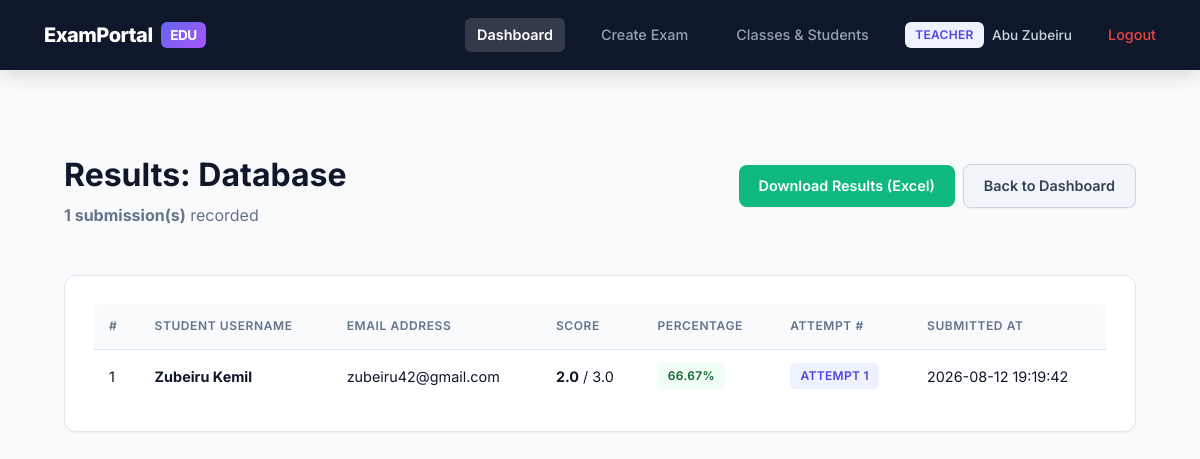
The page /teacher/exams/1/results (signed in) on the database its author committed.
### app/models/models.py (models this page shows, shortened)
class User(UserMixin, db.Model):
    __tablename__ = "users"
    id = db.Column(db.Integer, primary_key=True)
    username = db.Column(db.String(80), unique=True, nullable=False)
    email = db.Column(db.String(120), unique=True, nullable=False)
    password_hash = db.Column(db.String(255), nullable=False)
    role = db.Column(db.String(20), nullable=False, default="student")  # admin/teacher/student
    is_active_account = db.Column(db.Boolean, default=True)
    created_at = db.Column(db.DateTime, default=datetime.utcnow)
    exams_created = db.relationship("Exam", backref="teacher", lazy=True,
                                     foreign_keys="Exam.teacher_id")
    submissions = db.relationship("Submission", backref="student", lazy=True,
                                   foreign_keys="Submission.student_id")
    @property
    def is_active(self):
        return self.is_active_account
    def is_admin(self):
        return self.role == "admin"
    def is_teacher(self):
        return self.role == "teacher"

class Exam(db.Model):
    __tablename__ = "exams"
    id = db.Column(db.Integer, primary_key=True)
    title = db.Column(db.String(150), nullable=False)
    description = db.Column(db.Text)
    duration_minutes = db.Column(db.Integer, nullable=False, default=30)
    teacher_id = db.Column(db.Integer, db.ForeignKey("users.id"), nullable=False)
    is_published = db.Column(db.Boolean, default=False)
    start_time = db.Column(db.DateTime, nullable=True)
    end_time = db.Column(db.DateTime, nullable=True)
    max_attempts = db.Column(db.Integer, nullable=False, default=1)
    access_token = db.Column(db.String(64), unique=True, index=True, nullable=True)
    created_at = db.Column(db.DateTime, default=datetime.utcnow)
    assigned_students = db.relationship("User", secondary=exam_students, backref="assigned_exams")
    assigned_classes = db.relationship("Class", secondary=exam_classes, backref="assigned_exams")
    questions = db.relationship("Question", backref="exam", lazy=True,
                                 cascade="all, delete-orphan")
    submissions = db.relationship("Submission", backref="exam", lazy=True,
                                   cascade="all, delete-orphan")

class Submission(db.Model):
    __tablename__ = "submissions"
    id = db.Column(db.Integer, primary_key=True)
    exam_id = db.Column(db.Integer, db.ForeignKey("exams.id"), nullable=False)
    student_id = db.Column(db.Integer, db.ForeignKey("users.id"), nullable=False)
    score = db.Column(db.Float, default=0)
    total_marks = db.Column(db.Float, default=0)
    attempt_number = db.Column(db.Integer, default=1)
    submitted_at = db.Column(db.DateTime, default=datetime.utcnow)
    answers = db.relationship("Answer", backref="submission", lazy=True,
                               cascade="all, delete-orphan")
    def percentage(self):
        if self.total_marks == 0:
            return 0
        return round((self.score / self.total_marks) * 100, 2)

### app/routes/teacher.py (the view)
@teacher_bp.route("/exams/<int:exam_id>/results")
@login_required
@role_required("teacher")
def exam_results(exam_id):
    exam = _get_owned_exam_or_404(exam_id)
    submissions = Submission.query.filter_by(exam_id=exam.id).order_by(
        Submission.submitted_at.desc()
    ).all()
    return render_template("teacher/exam_results.html", exam=exam, submissions=submissions)

### app/models/models.py (called while the page is built)
@login_manager.user_loader
def load_user(user_id):
    return User.query.get(int(user_id))

### app/routes/teacher.py (called while the page is built)
def _get_owned_exam_or_404(exam_id):
    exam = Exam.query.get_or_404(exam_id)
    if exam.teacher_id != current_user.id:
        abort(403)
    return exam

### app/utils.py (called while the page is built)
def role_required(*roles):
    def decorator(view_func):
        @wraps(view_func)
        def wrapped(*args, **kwargs):
            if not current_user.is_authenticated or current_user.role not in roles:
                abort(403)
            return view_func(*args, **kwargs)
        return wrapped
    return decorator

### app/templates/teacher/exam_results.html (shortened to what this page needs)
{% extends "base.html" %}
{% block content %}
<div class="container">
  <div class="page-header">
    <div>
      <h1 style="margin-bottom:0.2rem;">Results: {{ exam.title }}</h1>
      <p style="color: var(--muted); margin-top:0;"><strong>{{ submissions|length }} submission(s)</strong> recorded</p>
    </div>
    <div style="display: flex; gap: 0.5rem; align-items: center;">
      {% if submissions %}
        <a href="{{ url_for('teacher.export_exam_results', exam_id=exam.id) }}" class="btn btn-success">Download Results (Excel)</a>
      {% endif %}
      <a href="{{ url_for('teacher.dashboard') }}" class="btn btn-secondary">Back to Dashboard</a>
    </div>
  </div>
  <div class="card">
    {% if submissions %}
    <table>
      <thead>
        <tr>
          <th>#</th>
          <th>Student Username</th>
          <th>Email Address</th>
          <th>Score</th>
          <th>Percentage</th>
          <th>Attempt #</th>
          <th>Submitted At</th>
        </tr>
      </thead>
      <tbody>
        {% for s in submissions %}
        <tr>
          <td>{{ loop.index }}</td>
          <td><strong>{{ s.student.username }}</strong></td>
          <td>{{ s.student.email }}</td>
          <td><strong>{{ s.score }}</strong> / {{ s.total_marks }}</td>
          <td>
            <span class="badge" style="background: #f0fdf4; color: #166534;">
              {{ s.percentage() }}%
            </span>
          </td>
          <td><span class="badge">Attempt {{ s.attempt_number or 1 }}</span></td>
          <td>{{ s.submitted_at.strftime('%Y-%m-%d %H:%M:%S') if s.submitted_at else 'N/A' }}</td>
        </tr>
        {% endfor %}
      </tbody>
    </table>
    {% else %}
    <p class="empty-state">No students have taken this exam yet.</p>
    {% endif %}
  </div>
</div>
{% endblock %}

### app/templates/base.html (shortened to what this page needs)
<!DOCTYPE html>
<html lang="en">
<head>
  <link rel="stylesheet" href="{{ url_for('static', filename='css/style.css') }}">
</head>
<body>
  {% if current_user.is_authenticated %}
  <nav class="navbar">
    <a class="brand" href="{{ url_for('index') }}">ExamPortal <span class="brand-mark">EDU</span></a>
    <div class="nav-links">
      {% if current_user.is_admin() %}
        <a href="{{ url_for('admin.dashboard') }}" class="{{ 'active' if request.endpoint == 'admin.dashboard' else '' }}">Dashboard</a>
      {% elif current_user.is_teacher() %}
        <a href="{{ url_for('teacher.dashboard') }}" class="{{ 'active' if request.endpoint in ['teacher.dashboard', 'teacher.exam_results', 'teacher.manage_questions', 'teacher.publish_settings'] else '' }}">Dashboard</a>
        <a href="{{ url_for('teacher.create_exam') }}" class="{{ 'active' if request.endpoint == 'teacher.create_exam' else '' }}">Create Exam</a>
        <a href="{{ url_for('teacher.manage_classes') }}" class="{{ 'active' if request.endpoint in ['teacher.manage_classes', 'teacher.class_detail'] else '' }}">Classes & Students</a>
      {% endif %}
      <div class="user-tag">
        <span class="badge">{{ current_user.role }}</span>
        <span>{{ current_user.username }}</span>
      </div>
      <a href="{{ url_for('auth.logout') }}" style="color: #ef4444;">Logout</a>
    </div>
  </nav>
  {% endif %}
  {% block content %}{% endblock %}
</body>
</html>

### app/static/css/style.css (style rules this page uses)
:root { --primary: #4f46e5; --primary-hover: #4338ca; --primary-light: #eef2ff; --nav-bg: #0f172a; --bg: #f8fafc; --card-bg: #ffffff; --text: #0f172a; --muted: #64748b; --border: #e2e8f0; --border-focus: #818cf8; --success: #10b981; --success-light: #ecfdf5; --success-text: #047857; --danger: #ef4444; --danger-light: #fef2f2; --danger-text: #b91c1c; --warning: #f59e0b; --warning-light: #fffbeb; --warning-text: #b45309; --info: #0284c7; --radius: 12px; --shadow-sm: 0 1px 2px 0 rgba(0, 0, 0, 0.05); --shadow-md: 0 4px 6px -1px rgba(0, 0, 0, 0.05), 0 2px 4px -2px rgba(0, 0, 0, 0.05); --shadow-lg: 0 10px 25px -5px rgba(15, 23, 42, 0.08), 0 8px 10px -6px rgba(15, 23, 42, 0.04); }
* { box-sizing: border-box; }
body { margin: 0; font-family: 'Inter', -apple-system, BlinkMacSystemFont, "Segoe UI", Roboto, sans-serif; background: var(--bg); color: var(--text); min-height: 100vh; line-height: 1.5; -webkit-font-smoothing: antialiased; }
nav.navbar { background: var(--nav-bg); padding: 0.85rem 2rem; display: flex; justify-content: space-between; align-items: center; flex-wrap: wrap; box-shadow: 0 4px 20px rgba(0, 0, 0, 0.15); }
nav.navbar .brand { font-weight: 800; font-size: 1.25rem; color: #ffffff; text-decoration: none; letter-spacing: -0.025em; display: flex; align-items: center; gap: 0.5rem; }
nav.navbar .brand span.brand-mark { background: linear-gradient(135deg, #6366f1, #a855f7); color: white; padding: 0.2rem 0.6rem; border-radius: 6px; font-size: 0.85rem; font-weight: 700; }
nav.navbar .nav-links { display: flex; align-items: center; gap: 1.5rem; }
nav.navbar a { color: #94a3b8; text-decoration: none; font-size: 0.9rem; font-weight: 500; padding: 0.4rem 0.75rem; border-radius: 6px; transition: all 0.2s ease; }
nav.navbar a.active { color: #ffffff; background: rgba(255, 255, 255, 0.15); font-weight: 600; }
.user-tag { color: #cbd5e1; font-size: 0.85rem; font-weight: 500; display: flex; align-items: center; gap: 0.5rem; }
.badge { background: var(--primary-light); color: var(--primary); padding: 0.25rem 0.65rem; border-radius: 6px; font-size: 0.75rem; font-weight: 600; letter-spacing: 0.025em; text-transform: uppercase; display: inline-block; }
.container { max-width: 1120px; margin: 0 auto; padding: 2.5rem 1.5rem; }
.card { background: var(--card-bg); border: 1px solid var(--border); border-radius: var(--radius); padding: 1.75rem; margin-bottom: 1.5rem; box-shadow: var(--shadow-sm); transition: box-shadow 0.2s ease, border-color 0.2s ease; }
.btn { display: inline-flex; align-items: center; justify-content: center; gap: 0.5rem; padding: 0.65rem 1.25rem; border-radius: 8px; border: none; background: var(--primary); color: #ffffff; font-weight: 600; font-size: 0.9rem; cursor: pointer; text-decoration: none; text-align: center; transition: all 0.15s ease; box-shadow: 0 1px 2px rgba(0, 0, 0, 0.05); }
.btn-secondary { background: #f1f5f9; color: #334155; border: 1px solid #cbd5e1; }
.btn-success { background: var(--success); }
table { width: 100%; border-collapse: separate; border-spacing: 0; }
th, td { text-align: left; padding: 0.85rem 1rem; border-bottom: 1px solid var(--border); font-size: 0.9rem; }
th { background: #f8fafc; color: var(--muted); font-weight: 600; text-transform: uppercase; font-size: 0.75rem; letter-spacing: 0.05em; }
th:first-child { border-top-left-radius: 8px; }
th:last-child { border-top-right-radius: 8px; }
tr:last-child td { border-bottom: none; }
.page-header { display: flex; justify-content: space-between; align-items: center; flex-wrap: wrap; gap: 1rem; margin-bottom: 2rem; }

### rows shown on the page
User: role "TEACHER", username "Abu Zubeiru"
Exam: title "Database"
Submission: student.username "Zubeiru Kemil", student.email "zubeiru42@gmail.com", score "2.0", total_marks "3.0", percentage "66.67", attempt_number "1", submitted_at "2026-08-12 19:19:42"

### other values the page prints
{{ submissions|length }} "1"
